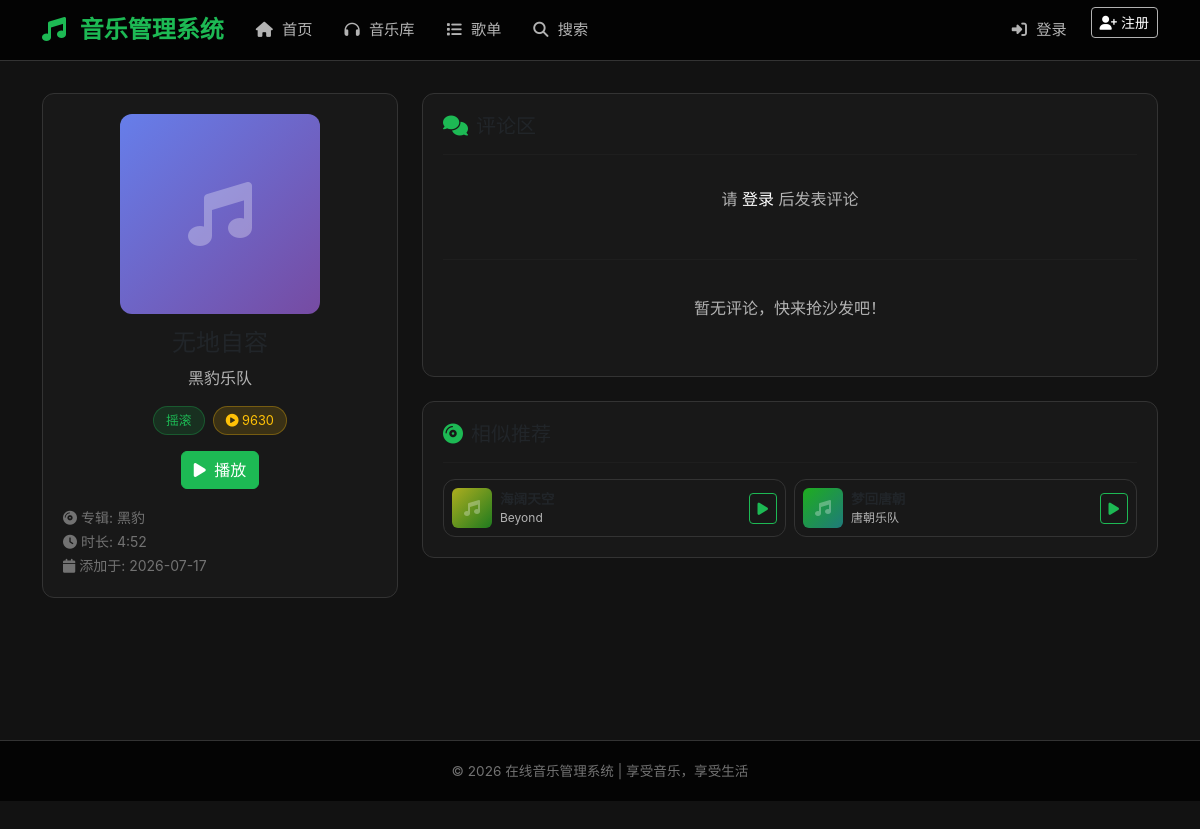
The app's page /song/6, older data.
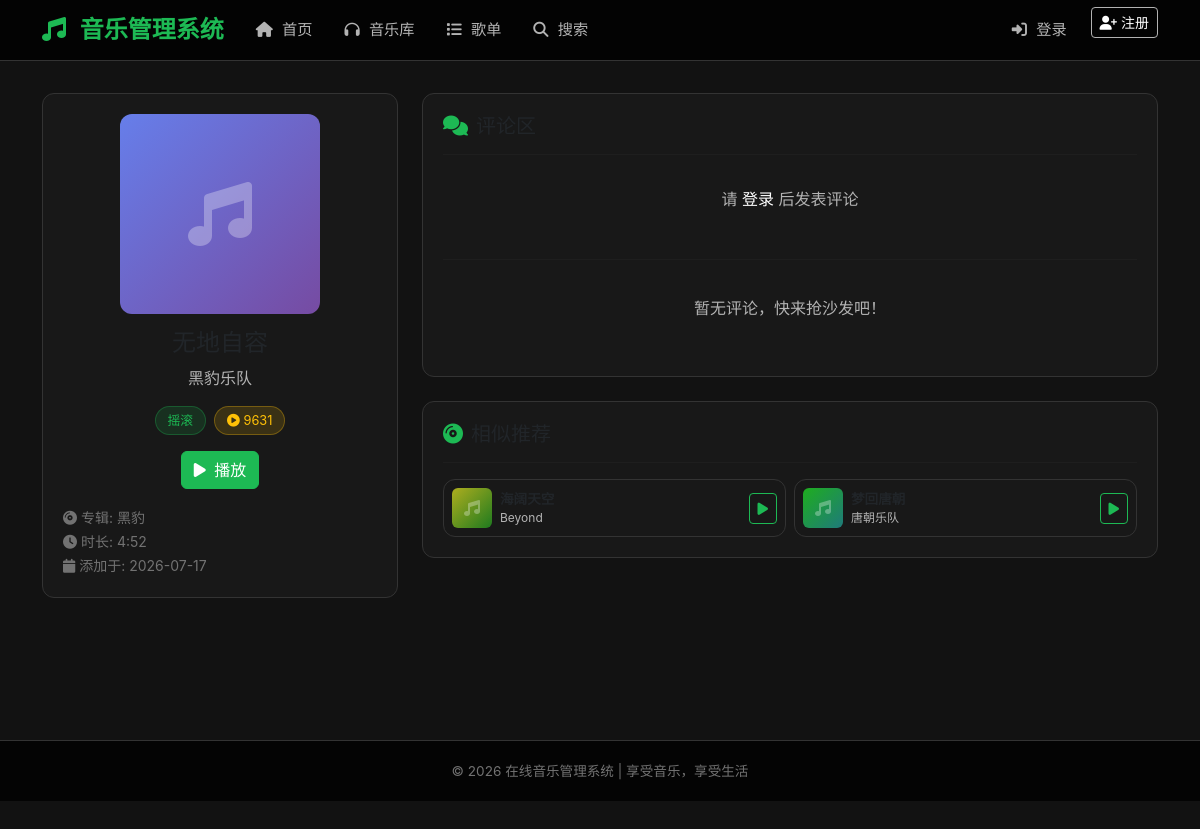
The same page, newer data.
### app.py (models this page shows, shortened)
class Song(db.Model):
    __tablename__ = 'songs'
    id = db.Column(db.Integer, primary_key=True)
    title = db.Column(db.String(100), nullable=False)
    artist = db.Column(db.String(100), default='未知艺术家')
    album = db.Column(db.String(100), default='未知专辑')
    genre = db.Column(db.String(50), default='流行')  # 流派：流行、摇滚、古典、电子、民谣、R&B、爵士、嘻哈
    duration = db.Column(db.Integer, default=0)  # 时长（秒）
    file_path = db.Column(db.String(200), nullable=False)  # 音乐文件路径
    cover_image = db.Column(db.String(200), default='default_cover.jpg')
    lyrics = db.Column(db.Text, default='')  # 歌词
    play_count = db.Column(db.Integer, default=0)
    is_active = db.Column(db.Boolean, default=True)
    created_at = db.Column(db.DateTime, default=db.func.now())
    reviews = db.relationship('Review', backref='song', lazy=True)
    favorites = db.relationship('Favorite', backref='song', lazy=True)
    playlist_songs = db.relationship('PlaylistSong', backref='song', lazy=True)
    play_history = db.relationship('PlayHistory', backref='song', lazy=True)

### app.py (the view)
@app.route('/song/<int:song_id>')
def song_detail(song_id):
    song = Song.query.get_or_404(song_id)
    reviews = Review.query.filter_by(song_id=song_id).order_by(Review.created_at.desc()).all()
    is_favorited = False
    user_rating = None
    if 'user_id' in session:
        fav = Favorite.query.filter_by(user_id=session['user_id'], song_id=song_id).first()
        is_favorited = fav is not None
        user_review = Review.query.filter_by(user_id=session['user_id'], song_id=song_id).first()
        if user_review:
            user_rating = user_review.rating
    user_playlists = []
    if 'user_id' in session:
        user_playlists = Playlist.query.filter_by(user_id=session['user_id']).all()
    related_songs = Song.query.filter(
        Song.genre == song.genre,
        Song.id != song_id,
        Song.is_active == True
    ).order_by(Song.play_count.desc()).limit(5).all()
    return render_template('song_detail.html',
                         song=song,
                         reviews=reviews,
                         is_favorited=is_favorited,
                         user_rating=user_rating,
                         user_playlists=user_playlists,
                         related_songs=related_songs)

### templates/song_detail.html (shortened to what the changed rows need)
{% extends "base.html" %}
{% block content %}
<div class="row">
    <div class="col-md-4 mb-4">
        <div class="card">
            <div class="card-body text-center">
                <div style="width: 200px; height: 200px; margin: 0 auto 15px; border-radius: 12px; background: linear-gradient(135deg, #667eea 0%, #764ba2 100%); display: flex; align-items: center; justify-content: center;">
                    <i class="fas fa-music" style="font-size: 4rem; color: rgba(255,255,255,0.3);"></i>
                </div>
                <h4>{{ song.title }}</h4>
                <p style="color: var(--text-secondary);">{{ song.artist }}</p>
                <div class="d-flex justify-content-center gap-2 mb-3">
                    <span class="genre-badge">{{ song.genre }}</span>
                    <span class="genre-badge" style="background: rgba(255,193,7,0.15); color: #ffc107; border-color: rgba(255,193,7,0.3);">
                        <i class="fas fa-play-circle"></i> {{ song.play_count }}
                    </span>
                </div>
                <div class="d-flex justify-content-center gap-2">
                    <button class="btn btn-primary play-btn" data-song-id="{{ song.id }}">
                    </button>
                </div>
                <div class="mt-3 text-start">
                    <small style="color: var(--text-muted);">
                        <i class="fas fa-compact-disc"></i> 专辑: {{ song.album }}<br>
                        <i class="fas fa-clock"></i> 时长: {% if song.duration %}{{ song.duration // 60 }}:{{ '%02d' % (song.duration % 60) }}{% else %}未知{% endif %}<br>
                        <i class="fas fa-calendar"></i> 添加于: {{ song.created_at.strftime('%Y-%m-%d') if song.created_at else '未知' }}
                    </small>
                </div>
            </div>
        </div>
    </div>
</div>
{% endblock %}

Row changes from the older to the newer data that the page shows:
changed Song "黑豹乐队": play_count "9630" → "9631"
